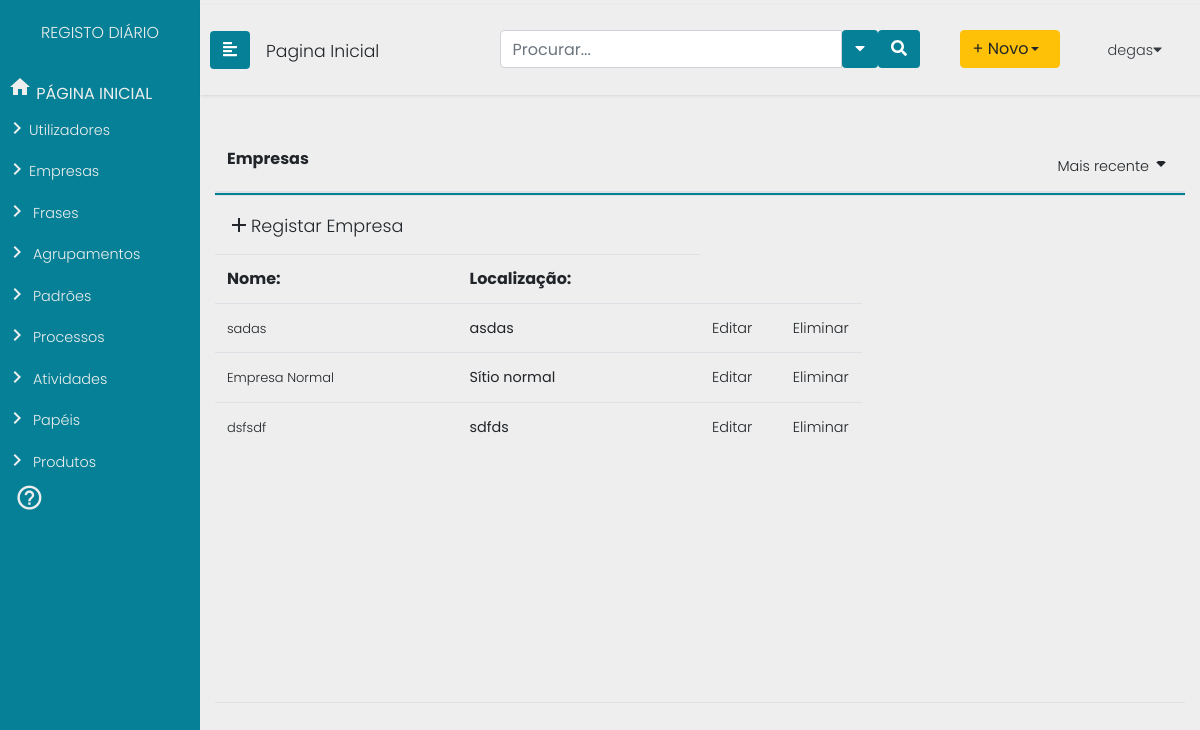
Before: /empresas (signed in) with the older database file.
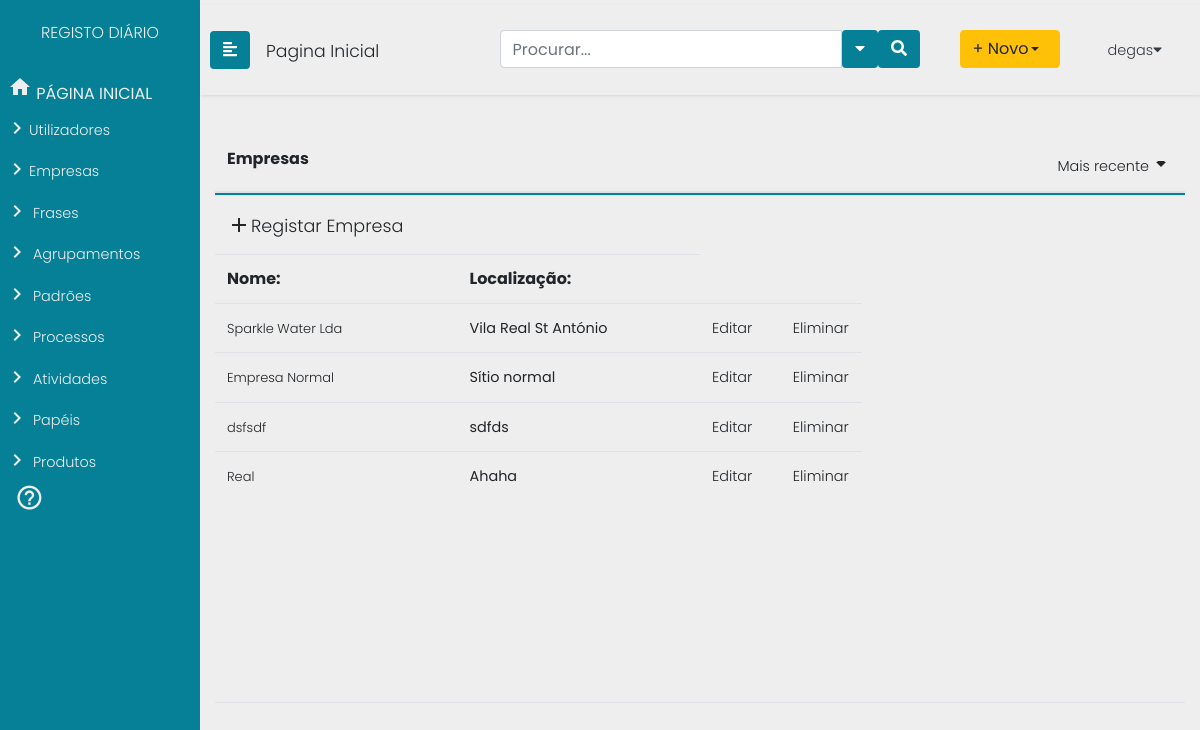
After: the same page with the newer database file.
### Users/models.py (models this page shows, shortened)
class Organization(models.Model):
    name = models.CharField(max_length=200, unique=True, blank=False)
    location = models.CharField(max_length=200, blank=False)

### Users/views.py (the view)
# urls.py: path("empresas", views.empresas, name="empresas"),
@login_required(login_url='/login')
def empresas(request):
	return render(request=request,
					template_name="processes/empresas.html",
					context={"users" : User.objects.all(),
					"groups" : Group.objects.all(),
"orgs" : Organization.objects.all(), })

### templates/processes/empresas.html
{% extends "processes/header2.html" %}
{% block content %}
				{% include "processes/includes/sidenav.html" %}
				{% if perms.Users.test_Admin %}
				{% include "processes/includes/admin_org_area.html" %}
				{% else %}
				<h2>Não tem permissão para visualizar esta página.</h2>
				{% endif %}
{% endblock %}

### templates/processes/includes/admin_org_area.html (shortened to what this page needs)
				<div class="container">
					<table class="table table-hover header-fixed">
						<thead>
							<tr class="d-flex">
								<th class="col-9">Empresas</th>
								<th class="col-3 text-right">
									<a class="dropdown-toggle" id="sidebarCollapse" data-toggle="dropdown" href="#" role="button" aria-haspopup="true" aria-expanded="false"><span>Mais recente</span><i class="material-icons">arrow_drop_down</i></a>
								</th>
							</tr>
							<tr class="d-flex nobluebar">
									<td class="col-9"><b><a href="/empresas/OrganizationCreate" class="novo"><i class="material-icons">add</i>Registar Empresa</a></b></td>
									<td class="col-3 text-right"></td>
								</tr>
							<tr class="d-flex nobluebar">
								<td class="col-3"><b>Nome:</b> </td>
								<td class="col-3"><b>Localização:</b> </td>
							</tr>
						</thead>
						<tbody>
								{% for org in orgs %}
								<tr class="d-flex">
										<td class="col-3"><span><a href="/empresas/OrganizationDetail/{{org.id}}">{{org.name}} </a></span></td>
										<td class="col-3"><span>{{org.location}}</span></td>
										<td class="col-1"><b><a href="/empresas/OrganizationUpdate/{{org.id}} ">Editar</a></span></td>
										<td class="col-1"><b><a href="/empresas/OrganizationDelete/{{org.id}} ">Eliminar</a></span></td>
									</tr>
									{% endfor %}
						</tbody>
					</table>
					<div class="brk">
					</div>
				</div>
            </div>
		</div>

Changed rows visible on the page:
removed Organization: name "sadas", location "asdas"
added Organization: name "Sparkle Water Lda", location "Vila Real St António"
added Organization: name "Real", location "Ahaha"
